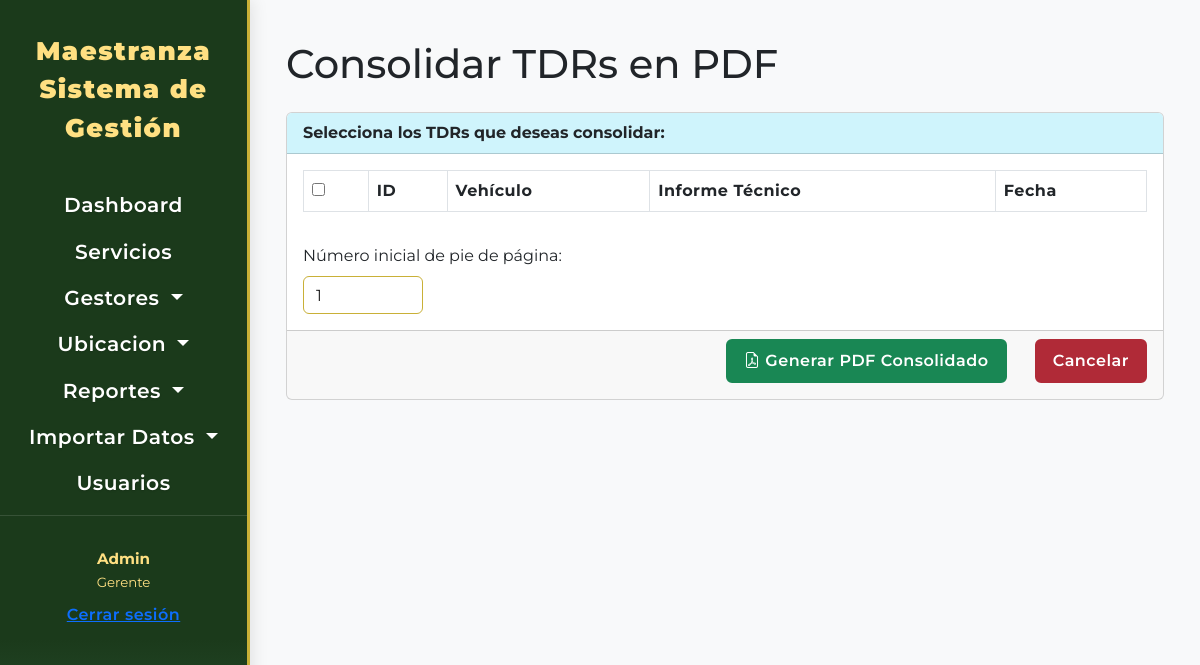
The app's page /tdr/consolidados/generar (signed in), older data.
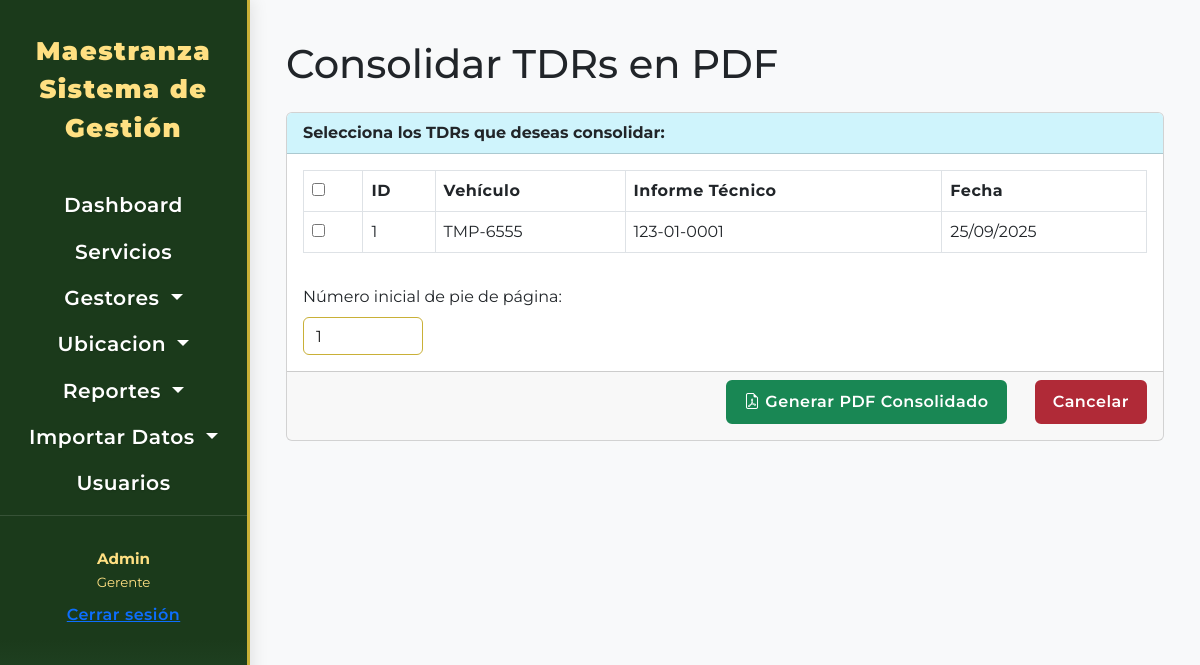
The same page, newer data.
### tdr/models.py (models this page shows, shortened)
class Requerimiento(models.Model):
    vehiculo = models.ForeignKey(
        Vehiculo,
        on_delete=models.CASCADE,
        related_name='requerimientos',
        verbose_name="Vehículo del Requerimiento"
    )
    fecha_creacion = models.DateTimeField(
        auto_now_add=True,
        verbose_name="Fecha de Creación del TDR",
        db_index=True
    )
    informe_tecnico_nro = models.CharField(
        unique=True,
        max_length=50,
        blank=True,
        null=True,
        verbose_name="Nº Informe Técnico"
    )
    servicios_propuestos = models.ManyToManyField(
        DescripcionServicio,
        through='RequerimientoDescripcionDetalle',
        related_name='requerimientos_asociados_servicio',
        verbose_name="Servicios Propuestos en TDR"
    )
    piezas_propuestas = models.ManyToManyField(
        PiezaTDR,
        through='RequerimientoPiezaDetalle',
        related_name='en_requerimientos',
        verbose_name="Piezas Propuestas en TDR"
    )
    class Meta:
        verbose_name = "Requerimiento TDR"
        verbose_name_plural = "Requerimientos TDRs"
        ordering = ['-fecha_creacion']

### vehiculo/models.py (models this page shows, shortened)
class Vehiculo(models.Model):
    placa_int = models.CharField(
        max_length=10,
        unique=True,
        verbose_name="Placa Interna"
    )
    placa_rod = models.CharField(
        max_length=10,
        unique=True,
        verbose_name="Placa Rodaje",
        null=True,
        blank=True
    )
    vin = models.CharField(
        max_length= 30,
        unique=True,
        verbose_name= 'N° de serie'
    )
    num_motor = models.CharField(
        max_length= 30,
        blank=False,
        null=False,
        verbose_name= 'N° de motor'
    )
    marca = models.CharField(
        max_length=50,
        verbose_name="Marca"
    )
    modelo = models.CharField(
        max_length=50,
        verbose_name="Modelo"
    )
    anio = models.PositiveIntegerField(
        verbose_name="Año",
        blank=False,
        null=False,
    )
    tipo = models.CharField(
        max_length=30,
        choices=TIPOS_VEHICULO_CHOICES,
        default= '',
        verbose_name='Tipo',
        blank=False,
        null=False,
    )
    kilometraje = models.DecimalField(
        max_digits= 18,
        decimal_places=1,
        blank=False,
        null=False,
        verbose_name="Kilometraje"
    )
    estado_vehi = models.CharField(
        max_length=30,
        choices=ESTADOS_VEHICULO_CHOICES,
        default='OPERATIVO',
        verbose_name='Estado del vehículo'
    )
    estado_odo = models.CharField(
        max_length=30,
        choices=ESTADOS_ODOMETRO_VEHICULO_CHOICES,
        default='OPERATIVO',
        verbose_name='Estado del odometro'
    )
    fecha_adquisicion = models.DateTimeField(
        blank=True,
        null= True,
        verbose_name= 'Fecha de adquisición'
    )
    tipo_combustible = models.CharField(
        max_length=20,
        choices=TIPO_COMBUSTIBLE_CHOICES,
        default='Gasolina',
        verbose_name="Tipo de Combustible"
    )
    procedencia= models.CharField(
        null= True,
        blank= True,
        max_length=50,
        verbose_name='Procedencia'
    )
    funcion = models.CharField(
        max_length=30,
        choices=FUNCION_VEHICULO_CHOICES,
        default='',
        verbose_name='Función policial'
    )
    valor = models.DecimalField(
        max_digits= 18,
        decimal_places=2,
        blank=True,
        null=True,
        verbose_name="Valor"
    )
    subunidad = models.ForeignKey(
        SubUnidad,
        on_delete= models.CASCADE,
        verbose_name= 'Sub Unidad Asignada',
        null=True,
        blank=True
    )
    motivo_ino = models.TextField(
        blank=True,
        null= True,
        verbose_name='Motivo o causa de la inoperatividad'
    )
    fecha_ino = models.DateTimeField(
        blank= True,
        null= True,
        editable=True,
        verbose_name='Fecha de inoperatividad'
    )
    ubicacion_ino = models.ForeignKey(
        SubUnidad, on_delete= models.CASCADE,
        related_name='ubicacion_inoperativo',
        verbose_name='Ubicación del vehículo inoperativo',
        null=True,
        blank=True
    )
    resolucion_baja = models.CharField(
        null= True,
        blank= True,
        max_length=30,
        verbose_name='Resolución de la Baja'
    )
    fecha_baja = models.DateTimeField(
        blank=True,
        null= True,
        verbose_name= 'Fecha de la Baja'
    )
    created = models.DateTimeField(
        auto_now_add=True,
        editable=True
    )
    class Meta:
        verbose_name = "Vehículo"
        verbose_name_plural = "Vehículos"
        ordering = ['created']
    def __str__(self):
        return self.placa_int

### tdr/views.py (the view)
# urls.py: path('consolidados/generar', views.consolidado_tdr_seleccion, name='consolidado_tdr_seleccion'),
@login_required
def consolidado_tdr_seleccion(request):
    requerimientos = Requerimiento.objects.filter(consolidados=None).select_related('vehiculo').order_by('-fecha_creacion')
    requerimientos = paginacion(request, requerimientos)
    return render(request, 'requerimiento/consolidado.html', {
        'requerimientos': requerimientos,
    })

### maestranza/utils.py (called while the page is built)
def paginacion(request,modelo):
    paginator = Paginator(modelo, 10)
    page_number = request.GET.get('page',1)
    try:
        modelo = paginator.page(page_number)
    except EmptyPage:
        modelo = paginator.page(paginator.num_pages)
    except PageNotAnInteger:
        modelo = paginator.page(1)
    return modelo

### templates/requerimiento/consolidado.html (shortened to what this page needs)
{% extends "components/formulario.html" %}
{% load static %}
{% block form %}
<h1 class="mb-4">Consolidar TDRs en PDF</h1>
<form id="consolidadoForm" method="post" action="{% url 'crear_consolidado_tdr' %}">
    <div class="card mb-4">
        <div class="card-header bg-info-subtle fw-bold">
            Selecciona los TDRs que deseas consolidar:
        </div>
        <div class="card-body">
            <div class="table-responsive">
                <table class="table table-bordered table-hover">
                    <thead>
                        <tr>
                            <th><input type="checkbox" id="select-all"></th>
                            <th>ID</th>
                            <th>Vehículo</th>
                            <th>Informe Técnico</th>
                            <th>Fecha</th>
                        </tr>
                    </thead>
                    <tbody>
                        {% for tdr in requerimientos %}
                        <tr>
                            <td>
                                <input type="checkbox" class="select-item" name="ids" value="{{ tdr.id }}">
                            </td>
                            <td>{{ tdr.id }}</td>
                            <td>{{ tdr.vehiculo }}</td>
                            <td>{{ tdr.informe_tecnico_nro }}</td>
                            <td>{{ tdr.fecha_creacion|date:"d/m/Y" }}</td>
                        </tr>
                        {% endfor %}
                    </tbody>
                </table>
            </div>
            <div class="mt-3">
                <label for="start_page" class="form-label">Número inicial de pie de página:</label>
                <input type="number" name="start_page" id="start_page" class="form-control" value="1" min="1" style="max-width: 120px;">
            </div>
        </div>
        <div class="card-footer text-end">
            <button type="submit" class="btn btn-success">
                <i class="bi bi-file-earmark-pdf"></i> Generar PDF Consolidado
            </button>
            <a class="btn btn-danger ms-4" href="{% url 'lista_consolidados' %}">Cancelar</a>
        </div>
    </div>
</form>
{% endblock %}

Row changes from the older to the newer data that the page shows:
now on this page (row edited): Requerimiento: id "1", vehiculo "TMP-6555", informe_tecnico_nro "123-01-0001", fecha_creacion "25/09/2025"
